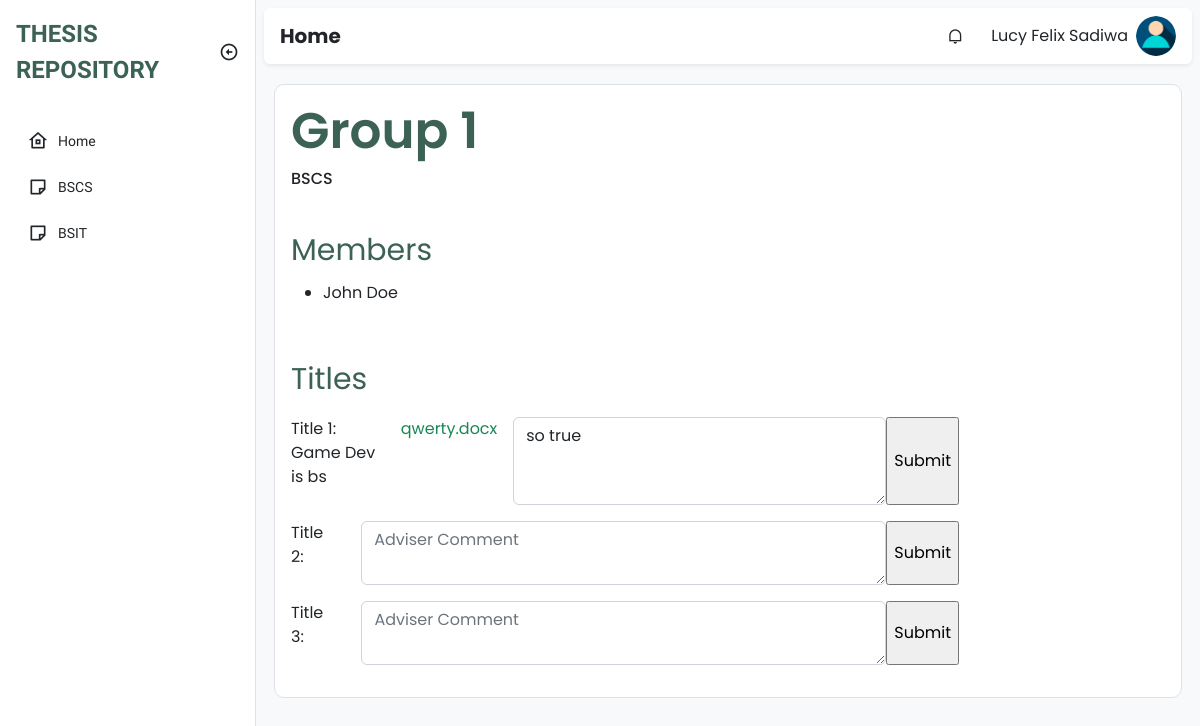
Before: /adviser/advisee.php?groupnum=1&course=BSCS (signed in) with the older database file.
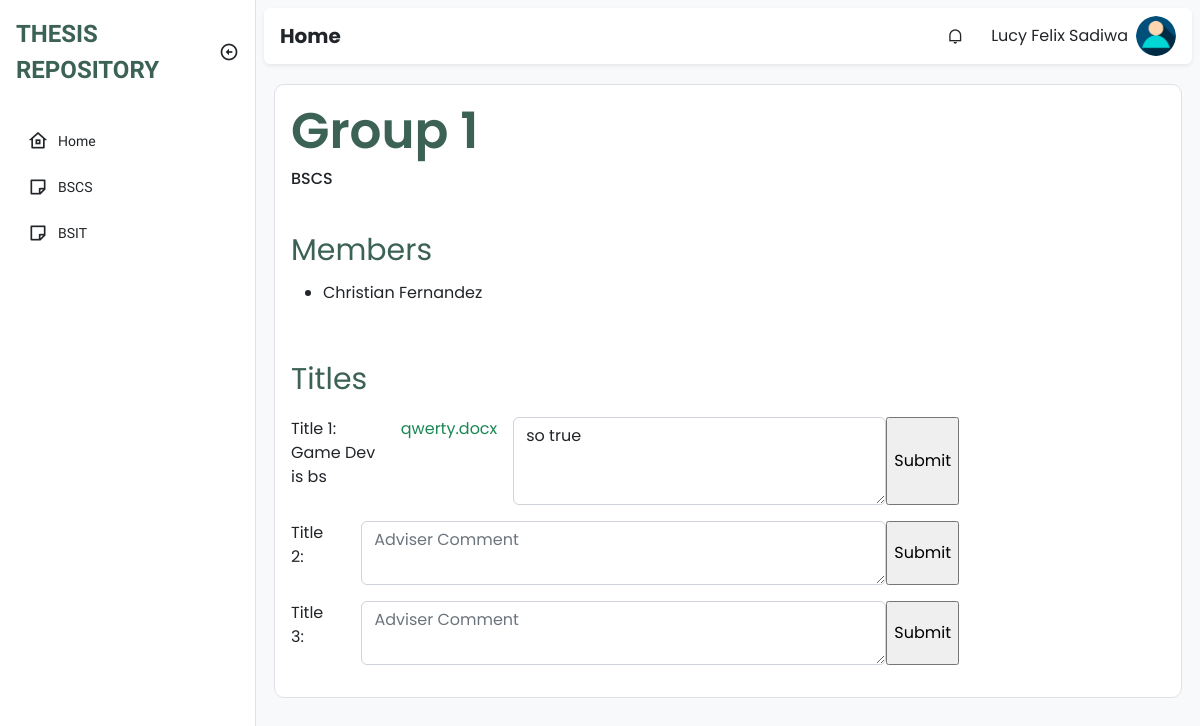
After: the same page with the newer database file.
### tables this page shows
CREATE TABLE `student` (
  `id` int(11) NOT NULL,
  `firstname` varchar(255) NOT NULL,
  `middle_name` varchar(255) NOT NULL,
  `lastname` varchar(255) NOT NULL,
  `username` varchar(255) NOT NULL,
  `email` varchar(100) NOT NULL,
  `password` varchar(255) NOT NULL,
  `type` varchar(100) NOT NULL,
  `course` varchar(100) NOT NULL,
  `year_and_section` varchar(20) NOT NULL,
  `sem` varchar(100) NOT NULL,
  `school_year` varchar(50) NOT NULL,
  `your_adviser` varchar(100) NOT NULL,
  `your_group` int(10) NOT NULL,
  `created_at` timestamp NOT NULL DEFAULT current_timestamp(),
  `updated_at` timestamp NOT NULL DEFAULT current_timestamp() ON UPDATE current_timestamp()
);

CREATE TABLE `group_files` (
  `id` int(11) NOT NULL,
  `group_id` int(11) NOT NULL,
  `group_num` int(11) NOT NULL,
  `title1` varchar(255) DEFAULT NULL,
  `title1_file` varchar(255) DEFAULT NULL,
  `title1_comment` varchar(255) DEFAULT NULL,
  `title2` varchar(255) DEFAULT NULL,
  `title2_file` varchar(255) DEFAULT NULL,
  `title2_comment` varchar(255) DEFAULT NULL,
  `title3` varchar(255) DEFAULT NULL,
  `title3_file` varchar(255) DEFAULT NULL,
  `title3_comment` varchar(255) DEFAULT NULL
);

### class/student.class.php (called while the page is built, shortened)
<?php
class Student{
    protected $db;
    function __construct()
    {
        $this->db = new Database();
    }
            ?>
            <?php
    function show_group($group_id, $curriculum){
        $sql = "SELECT * FROM group_files WHERE group_id IN (SELECT id FROM groups WHERE group_number = :groupid AND curriculum = :course)";
        $query=$this->db->connect()->prepare($sql);
        $query->bindParam(':groupid', $group_id);
        $query->bindParam(':course', $curriculum);
        if($query->execute()){
            $data2 = $query->fetchAll();
        }
        return $data2;
    }
    function show_group_members($groupnum, $curriculum){
        $sql = "SELECT * FROM student WHERE your_group=:groupnum AND course=:curriculum";
        $query=$this->db->connect()->prepare($sql);
        $query->bindParam(':groupnum', $groupnum);
        $query->bindParam(':curriculum', $curriculum);
        if($query->execute()){
            $data = $query->fetchAll();
        }
        return $data;
    }
}
?>

### class/database.sample.php (called while the page is built)
<?php
class Database{
    private $host = 'localhost';
    private $username = 'root';
    private $password = '';
    private $database = 'tams';
    protected $connection;
    function connect(){
        try
			{
				$this->connection = new PDO("mysql:host=$this->host;dbname=$this->database",
											$this->username, $this->password);
			}
			catch (PDOException $e)
			{
				echo "Connection error " . $e->getMessage();
			}
        return $this->connection;
    }
}
?>

### adviser/advisee.php (the view, shortened to what the changed rows need)
<!DOCTYPE html>
<html lang="en">
  <head>
    <link
      href="https://cdn.jsdelivr.net/npm/remixicon@2.5.0/fonts/remixicon.css"
      rel="stylesheet"
    />
    <link rel="stylesheet" href="https://cdn.datatables.net/1.13.1/css/dataTables.bootstrap5.min.css">
    <link rel="stylesheet" href="https://cdn.datatables.net/responsive/2.4.0/css/responsive.bootstrap.min.css">
    <link rel="stylesheet" href="../assets/css/bootstrap.min.css" />
    <link rel="stylesheet" href="../assets/css/style.css" />
  </head>
  <body>
    <main class="bg-light">
      <div class="p-2">
        <div class="py-4">
          <div class="main-content border">
                  <div class="head-number p-3">
                      <h2>Group <?php echo $_GET['groupnum'] ?></h2>
                  </div>
                  <div class="members p-3">
                      <div class="list-mem pt-2">
                          <ul>
                              <?php
                              require_once '../class/student.class.php';
                              $student = new Student();
                              foreach ($student->show_group_members($_GET['groupnum'], $_GET['course']) as $value){
                              ?>
                                <li class="pb-1"><?php echo $value['firstname']. " " . $value['lastname'] ?></li>
                              <?php
                              }
                              ?>
                          </ul>
                      </div>
                  </div>
                  <div class="titles-up p-3">
                      <div class="uploading">
                      <?php
                                    require_once '../class/student.class.php';
                                    $student = new Student();
                                    foreach ($student->show_group($_GET['groupnum'], $_GET['course']) as $value){
                      ?>
                                    <form action="add_comment.php" method="POST">
                                      <div class="mb-3">
                                        <p class="me-3">Title 1: <?php echo $value['title1']?></p>
                                        <p class="me-3"><a href="advisee.php?file=<?php echo $value['title1_file'] ?>"><?php echo $value['title1_file'] ?></a></p>
                                        <textarea required class="form-control" name="comment" placeholder="Adviser Comment"><?php echo $value['title1_comment'] ?></textarea>
                                        <?php ?><input type="submit" name="submit1" id="submit" value="Submit">
                                      </div>
                                    </form>
                                    <form action="add_comment.php" method="POST">
                                      <div class="mb-3">
                                        <p class="me-3">Title 2: <?php echo $value['title2']?></p>
                                        <textarea required class="form-control" name="comment" placeholder="Adviser Comment"><?php echo $value['title2_comment'] ?></textarea>
                                        <input type="submit" name="submit2" id="submit" value="Submit">
                                      </div>
                                    </form>
                                    <form action="add_comment.php" method="POST">
                                      <div class="mb-3">
                                        <p class="me-3">Title 3: <?php echo $value['title3']?></p>
                                        <textarea required class="form-control" name="comment" placeholder="Adviser Comment"><?php echo $value['title3_comment'] ?></textarea>
                                        <input type="submit" name="submit3" id="submit" value="Submit">
                                      </div>
                                    </form>
                        <?php
                                    }
                        ?>
                      </div>
                  </div>
            </div>
        </div>
        </div>
    </main>
  </body>
</html>

Changed rows visible on the page:
removed student: firstname "John", lastname "Doe"
added student: firstname "Christian", lastname "Fernandez"
